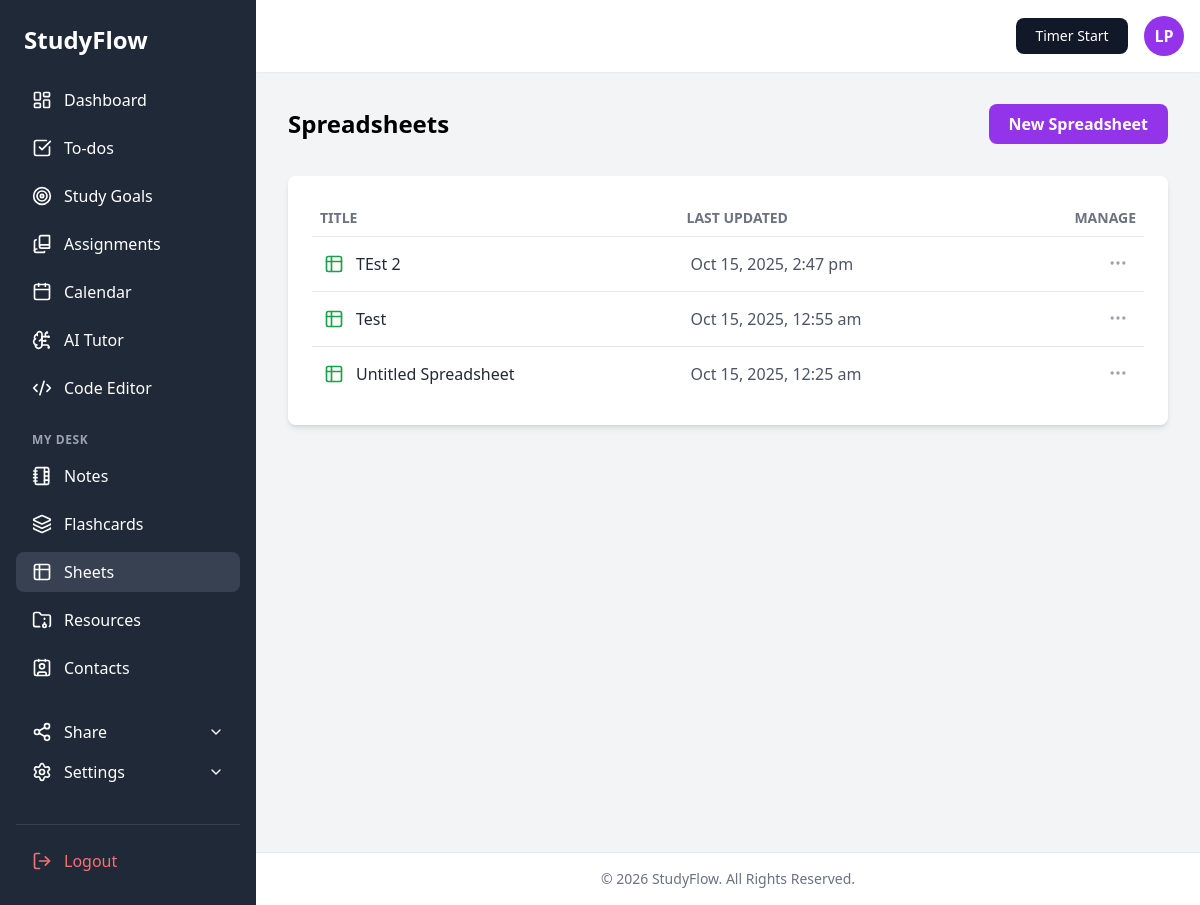
Page /pages/sheets.php (signed in) on the committed database.
### tables this page shows
CREATE TABLE `spreadsheets` (
  `id` int(11) NOT NULL,
  `user_id` int(11) NOT NULL,
  `tenant_id` int(11) NOT NULL,
  `title` varchar(255) NOT NULL,
  `content` longtext DEFAULT NULL,
  `created_at` timestamp NOT NULL DEFAULT current_timestamp(),
  `updated_at` timestamp NOT NULL DEFAULT current_timestamp() ON UPDATE current_timestamp()
);

### pages/sheets.php (the view, shortened to what this page needs)
<?php
require_once(__DIR__ . '/../config.php');
$user_id   = (int)$_SESSION['id'];
$tenant_id = (int)($_SESSION['tenant_id'] ?? 0);
$action = $_GET['action'] ?? 'list';
$sheet_id = isset($_GET['id']) ? intval($_GET['id']) : 0;
$sheet_to_edit = null;
$success_message = '';
$spreadsheets = [];
if ($link) {
    if ($action === 'edit' && $sheet_id > 0) {
        $sql = "SELECT id, title, content FROM spreadsheets WHERE id = ? AND user_id = ? AND tenant_id = ?";
        if ($stmt = mysqli_prepare($link, $sql)) {
            mysqli_stmt_bind_param($stmt, "iii", $sheet_id, $user_id, $tenant_id);
            mysqli_stmt_execute($stmt);
            $result = mysqli_stmt_get_result($stmt);
            $sheet_to_edit = mysqli_fetch_assoc($result);
            if (!$sheet_to_edit) { header("Location: sheets.php"); exit(); }
        }
    } else {
        $sql = "SELECT id, title, updated_at FROM spreadsheets WHERE user_id = ? AND tenant_id = ? ORDER BY updated_at DESC";
        if ($stmt = mysqli_prepare($link, $sql)) {
            mysqli_stmt_bind_param($stmt, "ii", $user_id, $tenant_id);
            mysqli_stmt_execute($stmt);
            $result = mysqli_stmt_get_result($stmt);
            while ($row = mysqli_fetch_assoc($result)) { $spreadsheets[] = $row; }
        }
    }
}
require_once(BASE_PATH . '/partials/header.php');
?>
<link rel="stylesheet" href="https://cdn.jsdelivr.net/npm/handsontable/dist/handsontable.full.min.css" />
<main class="flex-1 p-8 overflow-y-auto">
    <?php if ($action === 'edit' && isset($sheet_to_edit)): ?>
    <form method="POST" id="sheet-form"><?php echo csrf_field(); ?>
        <input type="hidden" name="sheet_id" value="<?php echo $sheet_to_edit['id']; ?>">
        <input type="hidden" name="sheet_content" id="sheet_content_hidden">
        <div class="flex justify-between items-center mb-6">
            <div>
                <h2 class="text-2xl font-bold text-gray-800">
                    <a href="sheets.php" class="text-gray-400 hover:text-purple-600">Document</a> / Manage your documents
                </h2>
            </div>
            <div class="flex items-center space-x-2">
                 <button type="button" id="download-csv-btn" class="bg-purple-100 text-purple-800 px-4 py-2 rounded-lg font-semibold text-sm">Download CSV</button>
                 <button type="button" id="share-btn" class="bg-gray-100 text-gray-800 px-4 py-2 rounded-lg font-semibold text-sm">Share</button>
                 <button type="submit" name="save_sheet" class="bg-purple-600 text-white px-5 py-2 rounded-lg font-semibold">Save</button>
            </div>
        </div>
        <?php if ($success_message): ?>
            <div class="bg-green-100 border border-green-400 text-green-700 px-4 py-3 rounded mb-4"><?php echo $success_message; ?></div>
        <?php endif; ?>
        <div class="bg-white p-8 rounded-lg shadow-md">
            <input type="text" name="title" id="sheet-title-field" value="<?php echo htmlspecialchars($sheet_to_edit['title']); ?>" class="text-xl font-semibold w-full border-b pb-2 mb-4 focus:outline-none focus:border-purple-500">
            <div class="flex items-center space-x-2 border-b p-2 mb-2 bg-gray-50 rounded-t-md">
                <button type="button" id="bold-btn" class="p-2 rounded hover:bg-gray-200" title="Bold"><i data-lucide="bold" class="w-4 h-4"></i></button>
                <button type="button" id="italic-btn" class="p-2 rounded hover:bg-gray-200" title="Italic"><i data-lucide="italic" class="w-4 h-4"></i></button>
                <button type="button" id="underline-btn" class="p-2 rounded hover:bg-gray-200" title="Underline"><i data-lucide="underline" class="w-4 h-4"></i></button>
                <div class="border-l h-6 mx-2"></div>
                <button type="button" id="align-left-btn" class="p-2 rounded hover:bg-gray-200" title="Align Left"><i data-lucide="align-left" class="w-4 h-4"></i></button>
                <button type="button" id="align-center-btn" class="p-2 rounded hover:bg-gray-200" title="Align Center"><i data-lucide="align-center" class="w-4 h-4"></i></button>
                <button type="button" id="align-right-btn" class="p-2 rounded hover:bg-gray-200" title="Align Right"><i data-lucide="align-right" class="w-4 h-4"></i></button>
                 <div class="border-l h-6 mx-2"></div>
                <label for="color-btn" class="p-2 rounded hover:bg-gray-200 cursor-pointer" title="Text Color"><i data-lucide="highlighter" class="w-4 h-4"></i></label>
                <input type="color" id="color-btn" class="w-0 h-0 opacity-0">
            </div>
            <div id="spreadsheet-editor"></div>
        </div>
    </form>
    <?php else: ?>
    <div class="flex justify-between items-center mb-8">
        <div><h2 class="text-2xl font-bold">Spreadsheets</h2></div>
        <form method="POST" action="sheets.php">
             <button type="submit" name="add_sheet" class="bg-purple-600 text-white px-5 py-2 rounded-lg font-semibold hover:bg-purple-700">New Spreadsheet</button>
        </form>
    </div>
    <div class="bg-white p-6 rounded-lg shadow-md">
        <table class="w-full">
            <thead>
                <tr class="text-left text-gray-500 text-sm border-b">
                    <th class="p-2 font-semibold">TITLE</th>
                    <th class="p-2 font-semibold">LAST UPDATED</th>
                    <th class="p-2 font-semibold text-right">MANAGE</th>
                </tr>
            </thead>
            <tbody>
                <?php if (empty($spreadsheets)): ?>
                    <tr><td colspan="3" class="text-center p-8 text-gray-500">No spreadsheets found.</td></tr>
                <?php else: ?>
                    <?php foreach ($spreadsheets as $sheet): ?>
                        <tr class="border-t hover:bg-gray-50">
                            <td class="p-3 font-medium text-gray-800">
                                <a href="sheets.php?action=edit&id=<?php echo $sheet['id']; ?>" class="flex items-center hover:text-purple-600">
                                    <i data-lucide="table-2" class="inline-block w-5 h-5 mr-3 text-green-600"></i>
                                    <?php echo htmlspecialchars($sheet['title']); ?>
                                </a>
                            </td>
                            <td class="p-3 text-gray-600"><?php echo date('M d, Y, g:i a', strtotime($sheet['updated_at'])); ?></td>
                            <td class="p-3 text-right">
                                <div class="relative inline-block text-left">
                                    <button onclick="toggleDropdown('menu-<?php echo $sheet['id']; ?>')" class="text-gray-400 hover:text-blue-500 p-1">
                                        <i data-lucide="more-horizontal" class="w-5 h-5"></i>
                                    </button>
                                </div>
                            </td>
                        </tr>
                    <?php endforeach; ?>
                <?php endif; ?>
            </tbody>
        </table>
    </div>
    <?php endif; ?>
</main>
<?php require_once(BASE_PATH . '/partials/footer.php'); ?>

### assets/style.css (style rules this page uses)
body { font-family: 'Inter', sans-serif; }

### rows in the picture
spreadsheets: title "TEst 2", updated_at "Oct 15, 2025, 2:47 pm"
spreadsheets: title "Test", updated_at "Oct 15, 2025, 12:55 am"
spreadsheets: title "Untitled Spreadsheet", updated_at "Oct 15, 2025, 12:25 am"

### other values in the picture
$initials "LP"
